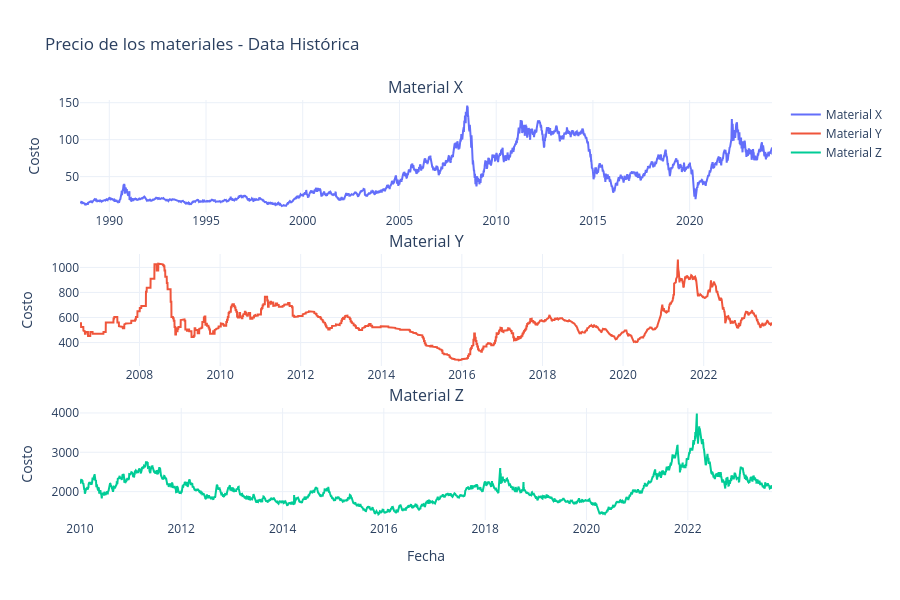

The notebook cell saved with this chart:
### Code cell
fig = make_subplots(
    rows=3,
    cols=1,
    subplot_titles=("Material X", "Material Y", "Material Z"),
    vertical_spacing=0.1,
)

# Material X
fig.add_trace(
    go.Scatter(
        x=df_x_clean["Date"],
        y=df_x_clean["Price"],
        mode="lines",
        name="Material X",
        line=dict(width=2),
    ),
    row=1,
    col=1,
)

# Material Y
fig.add_trace(
    go.Scatter(
        x=df_y_clean["Date"],
        y=df_y_clean["Price"],
        mode="lines",
        name="Material Y",
        line=dict(width=2),
    ),
    row=2,
    col=1,
)

# Material Z
fig.add_trace(
    go.Scatter(
        x=df_z_clean["Date"],
        y=df_z_clean["Price"],
        mode="lines",
        name="Material Z",
        line=dict(width=2),
    ),
    row=3,
    col=1,
)

# Update layout
fig.update_xaxes(title_text="Fecha", row=3, col=1)
fig.update_yaxes(title_text="Costo", row=1, col=1)
fig.update_yaxes(title_text="Costo", row=2, col=1)
fig.update_yaxes(title_text="Costo", row=3, col=1)

fig.update_layout(
    height=600,
    title_text="Precio de los materiales - Data Histórica",
    showlegend=True,
    template="plotly_white",
)

fig.show()

### Figure 1 — Plotly figure (JSON) as saved in the notebook; plotly's stock layout.template omitted (floating-point values rounded to 4 significant figures; data arrays with more than 128 entries replaced by an {"elided": "..."} marker saying what was removed)
{"data": [{"line": {"width": 2}, "mode": "lines", "name": "Material X", "type": "scatter", "x": {"elided": "9144 str values"}, "xaxis": "x", "y": {"elided": "9144 float values"}, "yaxis": "y"}, {"line": {"width": 2}, "mode": "lines", "name": "Material Y", "type": "scatter", "x": {"elided": "4485 str values"}, "xaxis": "x2", "y": {"elided": "4485 float values"}, "yaxis": "y2"}, {"line": {"width": 2}, "mode": "lines", "name": "Material Z", "type": "scatter", "x": {"elided": "3565 str values"}, "xaxis": "x3", "y": {"elided": "3565 float values"}, "yaxis": "y3"}], "layout": {"annotations": [{"font": {"size": 16}, "showarrow": false, "text": "Material X", "x": 0.5, "xanchor": "center", "xref": "paper", "y": 1.0, "yanchor": "bottom", "yref": "paper"}, {"font": {"size": 16}, "showarrow": false, "text": "Material Y", "x": 0.5, "xanchor": "center", "xref": "paper", "y": 0.6333, "yanchor": "bottom", "yref": "paper"}, {"font": {"size": 16}, "showarrow": false, "text": "Material Z", "x": 0.5, "xanchor": "center", "xref": "paper", "y": 0.2667, "yanchor": "bottom", "yref": "paper"}], "height": 600, "showlegend": true, "title": {"text": "Precio de los materiales - Data Histórica"}, "xaxis": {"anchor": "y", "domain": [0.0, 1.0]}, "xaxis2": {"anchor": "y2", "domain": [0.0, 1.0]}, "xaxis3": {"anchor": "y3", "domain": [0.0, 1.0], "title": {"text": "Fecha"}}, "yaxis": {"anchor": "x", "domain": [0.7333, 1.0], "title": {"text": "Costo"}}, "yaxis2": {"anchor": "x2", "domain": [0.3667, 0.6333], "title": {"text": "Costo"}}, "yaxis3": {"anchor": "x3", "domain": [0.0, 0.2667], "title": {"text": "Costo"}}}}
